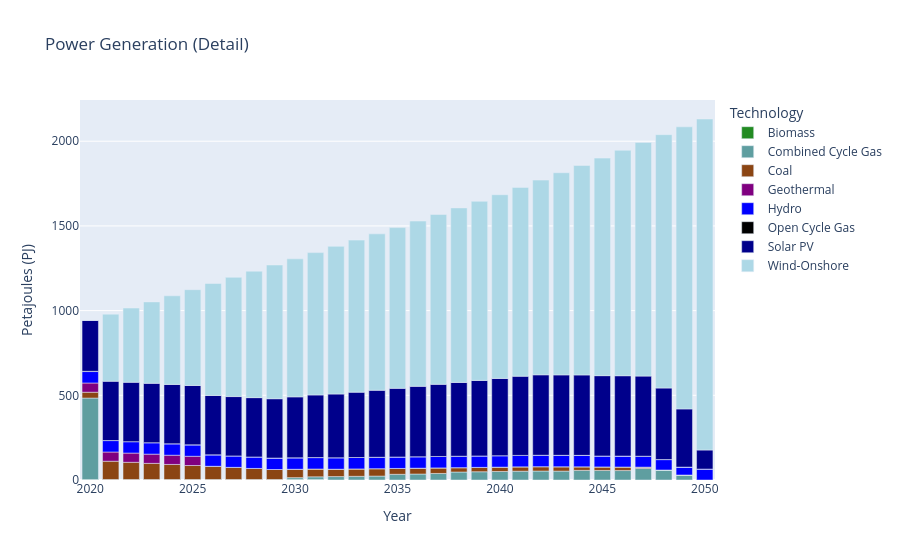

Notebook source saved alongside this figure:
### Markdown cell above
Energy

### Code cell
#Power generation (Detailed)
gen_df = dfs['ProductionByTechnologyAnnual'][(dfs['ProductionByTechnologyAnnual'].TECHNOLOGY.str.startswith('PWR') |
                                                     dfs['ProductionByTechnologyAnnual'].TECHNOLOGY.str.startswith('IMP')) & 
                                                   dfs['ProductionByTechnologyAnnual'].FUEL.str.startswith('ELC')].drop('REGION', axis=1)

gen_df = df_filter(gen_df,3,6,['TRN'])

ele_exp_df = dfs['TotalTechnologyAnnualActivity'][dfs['TotalTechnologyAnnualActivity'].TECHNOLOGY.str.startswith('EXPELC')].drop('REGION', axis=1)

if not ele_exp_df.empty:
    ele_exp_df = df_filter(ele_exp_df,3,6,['TRN']).rename(columns={'Electricity':'Electricity exports'})
    gen_df = gen_df.merge(ele_exp_df)

if 'Electricity' in gen_df.columns:
    gen_df['Net electricity imports'] = gen_df['Electricity'] - gen_df['Electricity exports']
    gen_df.drop(['Electricity','Electricity exports'], axis=1, inplace=True)

df_plot(gen_df, 'Petajoules (PJ)', 'Power Generation (Detail)')

### Figure 1 — Plotly figure (JSON) as saved in the notebook; plotly's stock layout.template omitted (floating-point values rounded to 4 significant figures)
{"data": [{"hovertemplate": "Technology=Biomass<br>Year=%{x}<br>Petajoules (PJ)=%{y}<extra></extra>", "legendgroup": "Biomass", "marker": {"color": "forestgreen", "pattern": {"shape": ""}}, "name": "Biomass", "orientation": "v", "showlegend": true, "textposition": "auto", "type": "bar", "x": [2020, 2021, 2022, 2023, 2024, 2025, 2026, 2027, 2028, 2029, 2030, 2031, 2032, 2033, 2034, 2035, 2036, 2037, 2038, 2039, 2040, 2041, 2042, 2043, 2044, 2045, 2046, 2047, 2048, 2049, 2050], "xaxis": "x", "y": [2.991, 2.991, 2.991, 2.991, 2.991, 2.991, 2.991, 2.991, 2.991, 2.991, 2.991, 2.991, 0.0, 0.0, 0.0, 0.0, 0.0, 0.0, 0.0, 0.0, 0.0, 0.0, 0.0, 0.0, 0.0, 0.0, 0.0, 0.0, 0.0, 0.0, 0.0], "yaxis": "y"}, {"hovertemplate": "Technology=Combined Cycle Gas<br>Year=%{x}<br>Petajoules (PJ)=%{y}<extra></extra>", "legendgroup": "Combined Cycle Gas", "marker": {"color": "cadetblue", "pattern": {"shape": ""}}, "name": "Combined Cycle Gas", "orientation": "v", "showlegend": true, "textposition": "auto", "type": "bar", "x": [2020, 2021, 2022, 2023, 2024, 2025, 2026, 2027, 2028, 2029, 2030, 2031, 2032, 2033, 2034, 2035, 2036, 2037, 2038, 2039, 2040, 2041, 2042, 2043, 2044, 2045, 2046, 2047, 2048, 2049, 2050], "xaxis": "x", "y": [480.7, 0.0, 0.0, 0.0, 0.0, 0.0, 0.0, 0.0, 0.0, 0.03628, 11.03, 15.94, 20.28, 21.75, 23.23, 33.74, 35.29, 38.65, 47.24, 48.79, 50.34, 52.07, 53.0, 52.61, 56.92, 56.18, 55.76, 68.67, 59.03, 29.52, 0.0], "yaxis": "y"}, {"hovertemplate": "Technology=Coal<br>Year=%{x}<br>Petajoules (PJ)=%{y}<extra></extra>", "legendgroup": "Coal", "marker": {"color": "saddlebrown", "pattern": {"shape": ""}}, "name": "Coal", "orientation": "v", "showlegend": true, "textposition": "auto", "type": "bar", "x": [2020, 2021, 2022, 2023, 2024, 2025, 2026, 2027, 2028, 2029, 2030, 2031, 2032, 2033, 2034, 2035, 2036, 2037, 2038, 2039, 2040, 2041, 2042, 2043, 2044, 2045, 2046, 2047, 2048, 2049, 2050], "xaxis": "x", "y": [34.56, 107.8, 101.5, 95.2, 88.9, 82.59, 78.04, 71.68, 65.32, 58.93, 49.39, 45.95, 43.51, 43.51, 43.51, 34.48, 34.48, 32.66, 25.63, 25.63, 25.63, 25.63, 25.63, 25.63, 20.94, 20.94, 20.94, 7.314, 0.0, 0.0, 0.0], "yaxis": "y"}, {"hovertemplate": "Technology=Geothermal<br>Year=%{x}<br>Petajoules (PJ)=%{y}<extra></extra>", "legendgroup": "Geothermal", "marker": {"color": "purple", "pattern": {"shape": ""}}, "name": "Geothermal", "orientation": "v", "showlegend": true, "textposition": "auto", "type": "bar", "x": [2020, 2021, 2022, 2023, 2024, 2025, 2026, 2027, 2028, 2029, 2030, 2031, 2032, 2033, 2034, 2035, 2036, 2037, 2038, 2039, 2040, 2041, 2042, 2043, 2044, 2045, 2046, 2047, 2048, 2049, 2050], "xaxis": "x", "y": [54.46, 54.46, 54.46, 54.46, 54.46, 54.46, 0.0, 0.0, 0.0, 0.0, 0.0, 0.0, 0.0, 0.0, 0.0, 0.0, 0.0, 0.0, 0.0, 0.0, 0.0, 0.0, 0.0, 0.0, 0.0, 0.0, 0.0, 0.0, 0.0, 0.0, 0.0], "yaxis": "y"}, {"hovertemplate": "Technology=Hydro<br>Year=%{x}<br>Petajoules (PJ)=%{y}<extra></extra>", "legendgroup": "Hydro", "marker": {"color": "blue", "pattern": {"shape": ""}}, "name": "Hydro", "orientation": "v", "showlegend": true, "textposition": "auto", "type": "bar", "x": [2020, 2021, 2022, 2023, 2024, 2025, 2026, 2027, 2028, 2029, 2030, 2031, 2032, 2033, 2034, 2035, 2036, 2037, 2038, 2039, 2040, 2041, 2042, 2043, 2044, 2045, 2046, 2047, 2048, 2049, 2050], "xaxis": "x", "y": [67.55, 67.55, 67.55, 67.55, 67.55, 67.55, 67.55, 67.55, 67.55, 67.55, 67.55, 67.55, 67.55, 67.55, 67.55, 67.55, 67.55, 67.55, 67.55, 67.55, 67.55, 67.55, 67.55, 67.55, 67.55, 64.46, 64.46, 64.46, 61.59, 46.55, 64.46], "yaxis": "y"}, {"hovertemplate": "Technology=Open Cycle Gas<br>Year=%{x}<br>Petajoules (PJ)=%{y}<extra></extra>", "legendgroup": "Open Cycle Gas", "marker": {"color": "black", "pattern": {"shape": ""}}, "name": "Open Cycle Gas", "orientation": "v", "showlegend": true, "textposition": "auto", "type": "bar", "x": [2020, 2021, 2022, 2023, 2024, 2025, 2026, 2027, 2028, 2029, 2030, 2031, 2032, 2033, 2034, 2035, 2036, 2037, 2038, 2039, 2040, 2041, 2042, 2043, 2044, 2045, 2046, 2047, 2048, 2049, 2050], "xaxis": "x", "y": [1.577, 0.0, 0.0, 0.0, 0.0, 0.0, 0.0, 0.0, 0.0, 0.0, 0.0, 0.0, 0.0, 0.0, 0.0, 0.0, 0.0, 0.0, 0.0, 0.0, 0.0, 0.0, 0.0, 0.0, 0.0, 0.0, 0.0, 0.0, 0.0, 0.0, 0.0], "yaxis": "y"}, {"hovertemplate": "Technology=Solar PV<br>Year=%{x}<br>Petajoules (PJ)=%{y}<extra></extra>", "legendgroup": "Solar PV", "marker": {"color": "darkblue", "pattern": {"shape": ""}}, "name": "Solar PV", "orientation": "v", "showlegend": true, "textposition": "auto", "type": "bar", "x": [2020, 2021, 2022, 2023, 2024, 2025, 2026, 2027, 2028, 2029, 2030, 2031, 2032, 2033, 2034, 2035, 2036, 2037, 2038, 2039, 2040, 2041, 2042, 2043, 2044, 2045, 2046, 2047, 2048, 2049, 2050], "xaxis": "x", "y": [299.9, 350.3, 350.3, 350.3, 350.3, 350.3, 350.3, 350.3, 350.3, 350.3, 359.9, 369.6, 376.2, 385.9, 395.5, 405.2, 415.5, 425.7, 435.9, 446.1, 456.3, 467.7, 474.8, 474.8, 474.8, 474.4, 474.4, 472.8, 422.3, 343.6, 112.6], "yaxis": "y"}, {"hovertemplate": "Technology=Wind-Onshore<br>Year=%{x}<br>Petajoules (PJ)=%{y}<extra></extra>", "legendgroup": "Wind-Onshore", "marker": {"color": "lightblue", "pattern": {"shape": ""}}, "name": "Wind-Onshore", "orientation": "v", "showlegend": true, "textposition": "auto", "type": "bar", "x": [2020, 2021, 2022, 2023, 2024, 2025, 2026, 2027, 2028, 2029, 2030, 2031, 2032, 2033, 2034, 2035, 2036, 2037, 2038, 2039, 2040, 2041, 2042, 2043, 2044, 2045, 2046, 2047, 2048, 2049, 2050], "xaxis": "x", "y": [1.25, 396.0, 438.4, 480.8, 523.2, 565.6, 661.1, 703.8, 746.6, 789.4, 814.7, 840.5, 871.8, 897.5, 923.2, 948.9, 976.0, 1003.0, 1030.0, 1057.0, 1084.0, 1114.0, 1150.0, 1193.0, 1237.0, 1284.0, 1331.0, 1379.0, 1496.0, 1665.0, 1954.0], "yaxis": "y"}], "layout": {"barmode": "relative", "legend": {"title": {"text": "Technology"}, "tracegroupgap": 0}, "title": {"text": "Power Generation (Detail)"}, "xaxis": {"anchor": "y", "domain": [0, 1], "title": {"text": "Year"}}, "yaxis": {"anchor": "x", "domain": [0, 1], "title": {"text": "Petajoules (PJ)"}}}}
